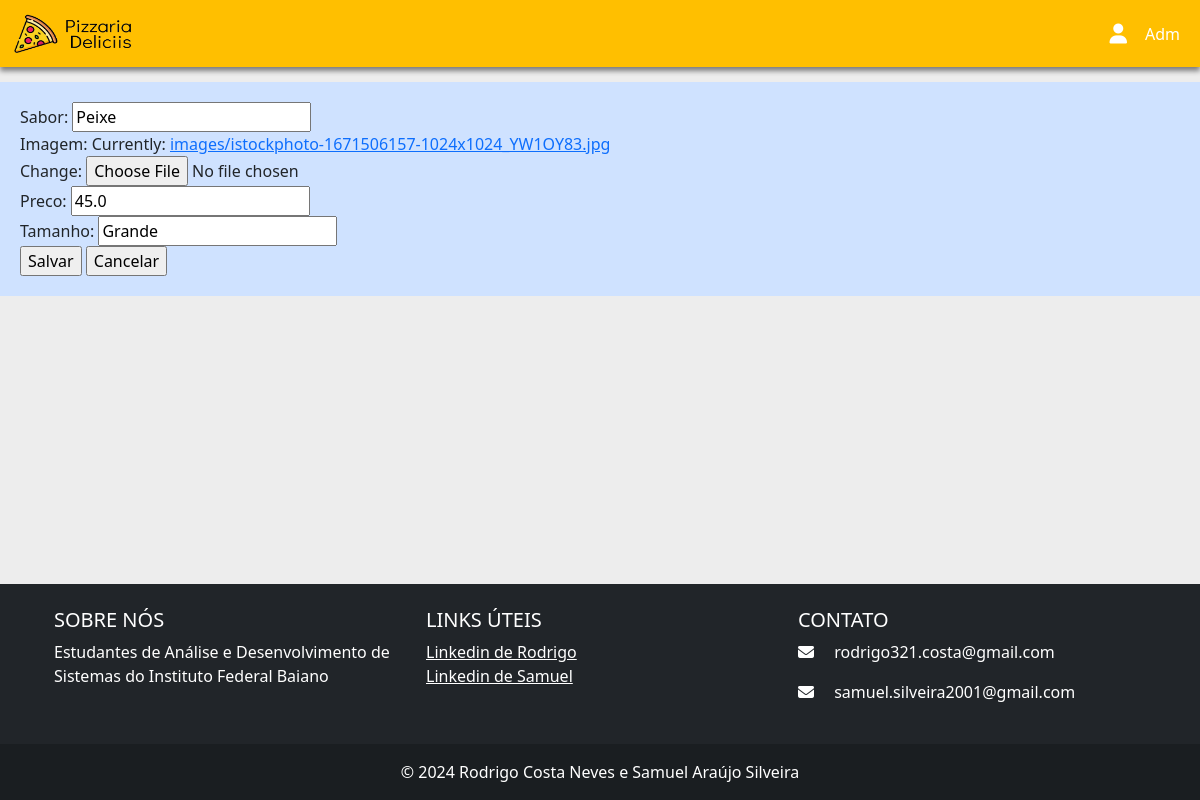
/pizza/editarPizza/2/ (signed in), run on the app's committed database.
### usuario/models.py (models this page shows, shortened)
class CustomUser(AbstractUser):
    TIPO_CHOICES = (
        ('A', 'Administrador'),
        ('B', 'Usuário'),
    )
    nome = models.CharField(max_length=100, blank=True)
    cpf = models.CharField(max_length=14, blank=True, unique=True)
    telefone = models.CharField(max_length=20, blank=True, unique=True)
    tipo = models.CharField(max_length=1, choices=TIPO_CHOICES, default='B')

### pizza/models.py (models this page shows, shortened)
class Pizza(models.Model):
    sabor = models.CharField(max_length=100)
    imagem = models.ImageField(upload_to='images/', height_field=None, width_field=None, max_length=255)
    preco = models.FloatField()
    tamanho = models.CharField(max_length=100)

### pizza/views.py (the view)
# urls.py: path('editarPizza/<int:pizza_id>/', views.editarPizza, name='editarPizza'),
def editarPizza(request, pizza_id):
    if request.user.is_authenticated and request.user.tipo == "A":
        pizza = Pizza.objects.get(pk=pizza_id)
        form = PizzaForm(instance=pizza)
        return render(request, 'editarPizza.html', {'form':form, 'pizza':pizza})
    else:
        return render(request,"login.html",{'error':'Você não está logado ou não tem permissão de administrador.'})

### pizza/forms.py
class PizzaForm(ModelForm):
    class Meta():
        model = Pizza
        fields = '__all__'

### pizza/templates/editarPizza.html (shortened to what this page needs)
{% load static %}
<!DOCTYPE html>
<html lang="en">
<head>
    <link href="https://cdn.jsdelivr.net/npm/bootstrap@5.0.2/dist/css/bootstrap.min.css" rel="stylesheet">
    <link rel="stylesheet" href="{% static 'css/admin.css' %}">
</head>
<body style="background-color: #EDEDED;">
<nav class="navbar navbar-expand-lg" id="nav" style="background-color: #FFBF00">
    <div class="container-fluid">
        <a class="navbar-brand" href="#" style="color: white">
            <img src="{%static 'img/Pizzaria(1).png' %}" alt="" width="120" height="40" class="d-inline-block align-text-top">
        </a>
        <div class="collapse navbar-collapse" id="navbarNav">
            <ul class="navbar-nav ms-auto">
                <li class="nav-item d-flex align-items-center">
                    <i class="fa-solid fa-user fa-lg" style="color: white; margin-right: 10px;"></i>
                    <a class="nav-link active" aria-current="page" href="#" style="color: white">{{user.nome}}</a>
                </li>
            </ul>
        </div>
    </div>
</nav>
<form action="{% url 'realizarEdicao' pizza.id %}" method="POST" enctype="multipart/form-data" id="editarPizza" style="margin-top: 15px; background-color: #CFE2FF; border-width: 20px; border-color:#CFE2FF; border-style:solid ">
    {{form}}
    <input type="submit" value="Salvar">
    <input type="submit" value="Cancelar">
 </form>
      <footer class="bg-dark text-white text-center text-lg-start">
        <div class="container p-4">
            <div class="row">
                <div class="col-lg-4 col-md-6 mb-4 mb-md-0">
                    <h5 class="text-uppercase">Sobre nós</h5>
                    <p>
                        Estudantes de Análise e Desenvolvimento de Sistemas do Instituto Federal Baiano
                    </p>
                </div>
                <div class="col-lg-4 col-md-6 mb-4 mb-md-0">
                    <h5 class="text-uppercase">Links úteis</h5>
                    <ul class="list-unstyled mb-0">
                        <li>
                            <a href="https://www.linkedin.com/in/rodrigo-costa-411038255/" target="_blank" class="text-white">Linkedin de Rodrigo</a>
                        </li>
                        <li>
                            <a href="https://www.linkedin.com/in/samuel-ara%C3%BAjo-silveira-b205711a4/" target="_blank" class="text-white">Linkedin de Samuel</a>
                        </li>
                    </ul>
                </div>
                <div class="col-lg-4 col-md-12 mb-4 mb-md-0">
                    <h5 class="text-uppercase">Contato</h5>
                    <ul class="list-unstyled">
                        <li>
                            <p>
                              <i class="fas fa-envelope me-3"></i> rodrigo321.costa@gmail.com
                            </p>
                        </li>
                        <li>
                            <p>
                                <i class="fas fa-envelope me-3"></i> samuel.silveira2001@gmail.com
                            </p>
                        </li>
                    </ul>
                </div>
            </div>
        </div>
        <div class="text-center p-3" style="background-color: rgba(0, 0, 0, 0.2);">
            © 2024 Rodrigo Costa Neves e Samuel Araújo Silveira
        </div>
    </footer>
</body>
</html>

### pizza/static/css/admin.css (style rules this page uses)
html { height:100%; }
body { min-height:100%; margin:0; }
footer { height: 50px; background: PapayaWhip; }
body { display: table; width: 100%; }
body > footer { display: table-row; }
#nav { -webkit-box-shadow: 0px 4px 5px 0px rgba(0,0,0,0.47); -moz-box-shadow: 0px 4px 5px 0px rgba(0,0,0,0.47); box-shadow: 0px 4px 5px 0px rgba(0,0,0,0.47); }

### data on the page
CustomUser: nome "Adm"
Pizza: sabor "Peixe", preco "45.0", tamanho "Grande"
